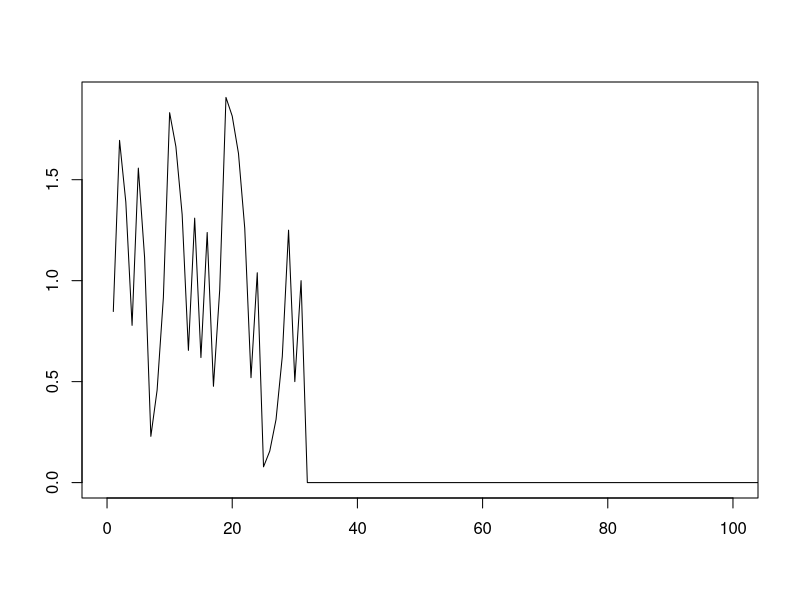

This figure's R source: (Note: this script raises an error after producing the figure.)
# Doubling map dynamics
# Xt+1 = 2 Xt mod 1

# Define the map
doubling_map <- function(ic, t) {
  x = rep(NA, t)
  x[1] = ic
  for (i in 2:t) {
    x[i] = 2*x[i-1] %% 1
  }
  return(x)
}

# Plot dynamics
t <- 1024 # Number of iterations
time <- seq(t) # Sequence to use as time index
x0 <- runif(1) # Initial condition, drawn from a Uniform(0,1)
double_map <- doubling_map(x0, t) # Call the map
plot(time, double_map, sub = paste("Iterations to converge:", which.min(test1)),
     xlab = "Iterations", ylab = "Xt", main = paste("Double map with initial condition X0:", x0),
     xlim = c(0,100), type = "l")

# In a digital computer, the trajectory for any x0~U[0,1] will converge to 0 in a short number of steps
# This is NOT mathematically correct
# Consider x0 = 1/3, you can easily see that the map will infinitely move between 1/3 and 2/3 in a closed 2-period loop
# Since the computer works with finite-memory floating-points, it cannot represent numbers like 1/3 or pi
# The map ran on an irrational like pi/4 should behave chaotically, and not converge either

# Then what does the computer give us?
# Let's see what happens to any initial condition between 0 and 1 with step 10e-5
initial_cond <- seq(0,1,0.0001)

# Does it converge to zero?
converge_to_zero <- function(ic) {
  x = doubling_map(ic, 1024)
  if (sum(match(x,0), na.rm=TRUE) > 0) {
    return(TRUE)
  } else {
    return(FALSE)
  }
}

# Apply function to all initial conditions
zero_convergence <- unlist(lapply(initial_cond, converge_to_zero))
# Notice all initial values converge to zero
sum(zero_convergence)/length(zero_convergence) 

# How long does it take to converge?
convergence <- rep(NA, length(initial_cond))
for (i in 1:length(initial_cond)) {
  convergence[i] = which.min(doubling_map(initial_cond[i], t))
}
plot(initial_cond, convergence, cex=0.5,
     main = "Convergence of doubling map to zero", xlab = "Starting point",
     ylab = "Iterations", sub = "Doubling map: xt+1 = 2 xt mod 1") 


